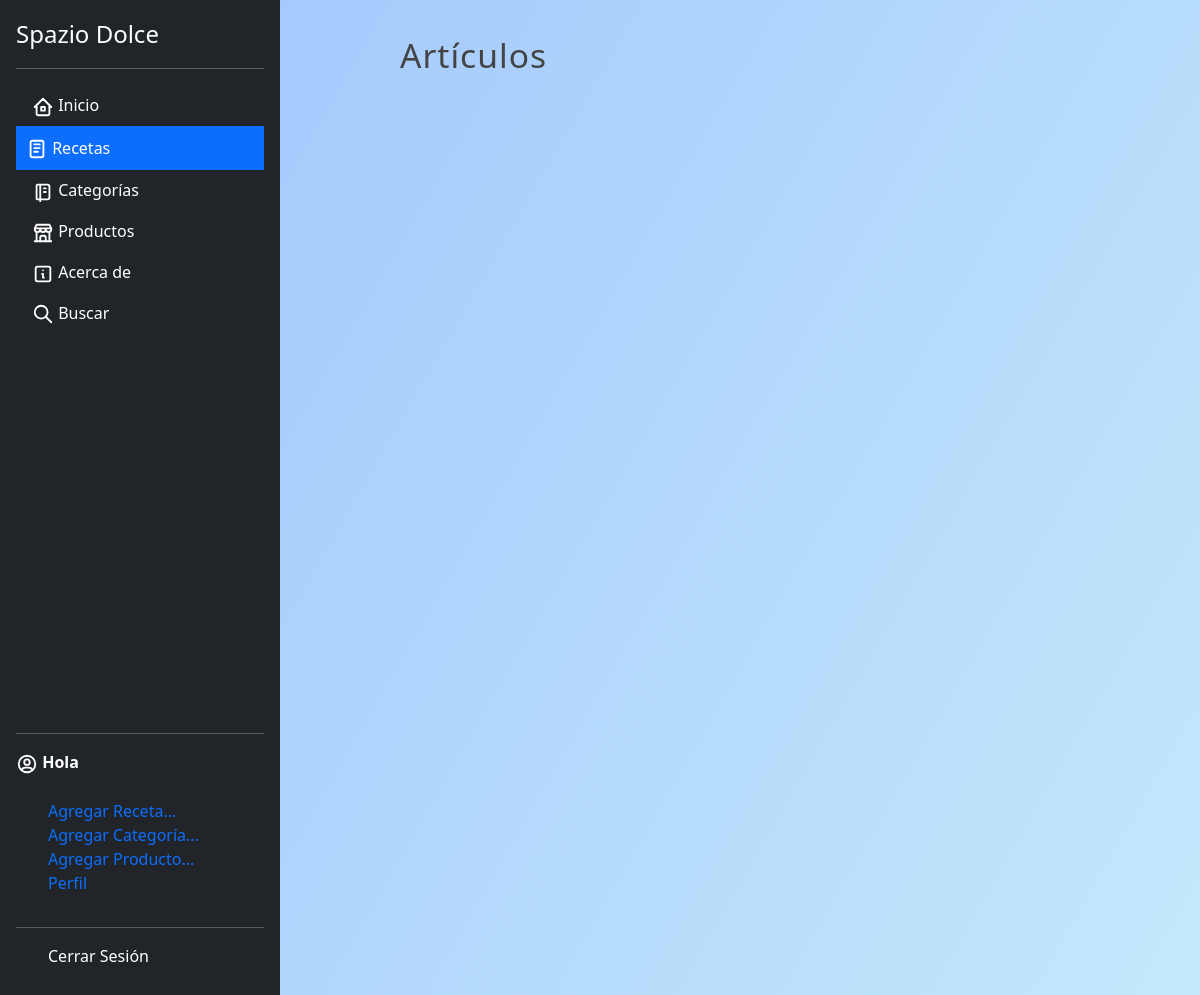
The app's page /articulos/, older data.
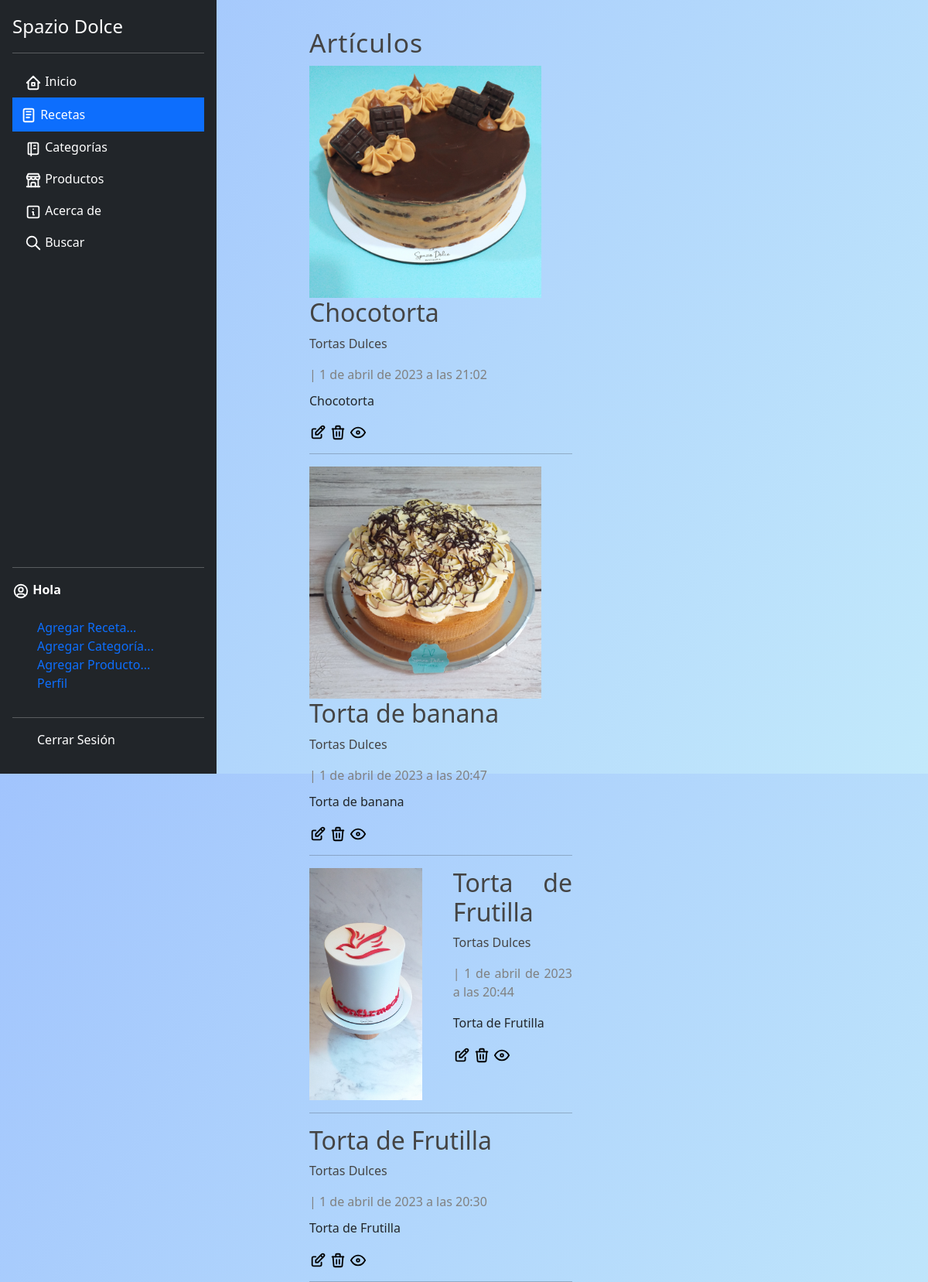
The same page, newer data.
### blog/models.py (models this page shows, shortened)
class Article(models.Model):
    title = models.CharField(max_length=150, verbose_name='Título')
    content = RichTextField(verbose_name='Contenido')
    image = models.ImageField(default = 'null', verbose_name='Imagen',upload_to="articles")
    public = models.BooleanField(verbose_name='Publicado?')
    categories = models.ManyToManyField(Category, verbose_name='Categorías', blank= True)
    created_at = models.DateTimeField(auto_now_add=True, verbose_name='Creado el')
    updated_at = models.DateTimeField(auto_now= True, verbose_name='Editado el')
    class Meta:
        verbose_name = 'Artículo'
        verbose_name_plural = 'Artículos'
        ordering = ['-created_at']

class Category(models.Model):
    name = models.CharField(max_length=100, verbose_name='Nombre')
    description = models.CharField(max_length=255,verbose_name='Descripción')
    created_at = models.DateTimeField(auto_now_add=True, verbose_name='Creado el')
    class Meta:
        verbose_name = 'Categoría'
        verbose_name_plural = 'Categorías'

### blog/views.py (the view)
# urls.py: path('articulos/', views.articles, name = 'list_articles'),
def articles(request):
    articles = Article.objects.all()
    return render(request,'articles/list.html',{
        'title' : 'Artículos',
        'articles' : articles,
    })

### blog/processor.py (called while the page is built)
def get_categories(request):
    categories_in_use = Article.objects.filter(public = True).values_list('categories',flat = True)
    categories = Category.objects.filter(id__in =categories_in_use).values_list('id','name')
    return {
        'categories' : categories,
        'categories_in_use' :categories_in_use
    }

### pages/context_processors.py (called while the page is built)
def get_pages(request):
    pages = Page.objects.filter(visible = True).order_by("order").values_list('id','title', 'slug')
    return {
        'pages' : pages
    }

### blog/templates/articles/list.html (shortened to what this page needs)
{% extends 'layouts/layout.html'%}
{%block content %}
<body class='body-list'>
    <h1 class ="title">{{title}}</h1>
    {% include 'articles/articles.html' %}
</body>
    {% endblock %}

### blog/templates/articles/articles.html (shortened to what this page needs)
{% for article in articles%}
<article class="article-item">
    {% if article.image != 'null' and article.image.url|length >= 1 %}
    <div class="image">
        <img src="{{article.image.url}}" />
    </div>
    {% endif%}
    <div class="data">
        <h2>
            <a href="{% url 'article' article.id %}">{{article.title}}</a>
        </h2>
        <p>
            {% for category in article.categories.all %}
            <a href="{% url 'category' category.id %}"> {{category.name}}</a>
            {% endfor %}
        </p>
        <span class="date">
            |
            {{article.created_at}}
        </span>
        <p>
            {{article.content|safe}}
        </p>
        <a href="{% url 'modificar_articulo' article.id %}"> </a>
        <a  href="#" onClick ="eliminarArticulo({{article.id}})"> </a>
        <a href="{% url 'article' article.id %}"> </a>
    </div>
    <div class="clearfix"></div>
</article>
<hr>
{% endfor %}

Row changes from the older to the newer data that the page shows:
added Article: image (picture), title "Chocotorta", created_at "1 de abril de 2023 a las 21:02", content "Chocotorta"
added Category: name "Tortas Dulces"
added Article: image (picture), title "Torta de banana", created_at "1 de abril de 2023 a las 20:47", content "Torta de banana"
added Article: image (picture), title "Torta de Frutilla", created_at "1 de abril de 2023 a las 20:44", content "Torta de Frutilla"
added Article: title "Torta de Frutilla", created_at "1 de abril de 2023 a las 20:30", content "Torta de Frutilla"
